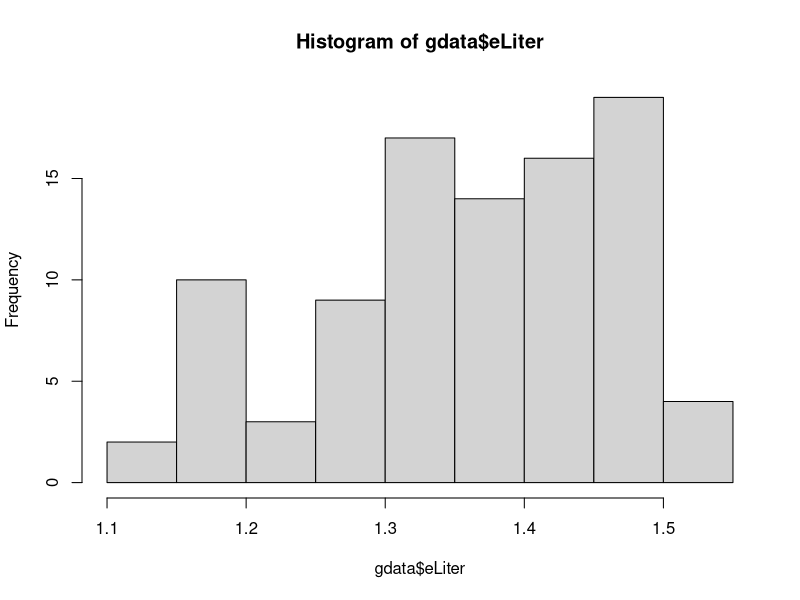

Reproduce this figure in R.
#######################
##  Stats form data  ##
#######################

# Take data from Github CSV file:
# githubcsv <- url("http://raw.githubusercontent.com/nachoad/gasdatarecord/master/gdata.csv")
# gdata <- read.csv(githubcsv)

# Take data from local CSV file:
gdata <- read.csv("gdata.csv")

# First info:
str (gdata)
summary (gdata)


library(ggplot2)
hist(gdata$eLiter)